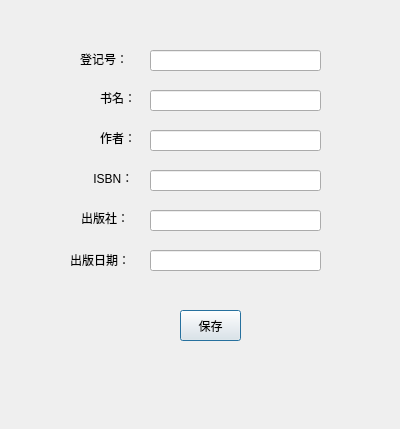
<?xml version="1.0" encoding="UTF-8"?>
<ui version="4.0">
 <class>EditBook</class>
 <widget class="QDialog" name="EditBook">
  <property name="geometry">
   <rect>
    <x>0</x>
    <y>0</y>
    <width>400</width>
    <height>429</height>
   </rect>
  </property>
  <property name="windowTitle">
   <string>Dialog</string>
  </property>
  <widget class="QLabel" name="label_4">
   <property name="geometry">
    <rect>
     <x>90</x>
     <y>170</y>
     <width>60</width>
     <height>16</height>
    </rect>
   </property>
   <property name="text">
    <string> ISBN：</string>
   </property>
  </widget>
  <widget class="QLabel" name="label_2">
   <property name="geometry">
    <rect>
     <x>100</x>
     <y>90</y>
     <width>45</width>
     <height>16</height>
    </rect>
   </property>
   <property name="text">
    <string>书名：</string>
   </property>
  </widget>
  <widget class="QLabel" name="label_3">
   <property name="geometry">
    <rect>
     <x>100</x>
     <y>130</y>
     <width>60</width>
     <height>16</height>
    </rect>
   </property>
   <property name="text">
    <string>作者：</string>
   </property>
  </widget>
  <widget class="QLineEdit" name="ISBNEdit">
   <property name="geometry">
    <rect>
     <x>150</x>
     <y>170</y>
     <width>171</width>
     <height>21</height>
    </rect>
   </property>
  </widget>
  <widget class="QLabel" name="label_6">
   <property name="geometry">
    <rect>
     <x>70</x>
     <y>250</y>
     <width>81</width>
     <height>20</height>
    </rect>
   </property>
   <property name="text">
    <string>出版日期：</string>
   </property>
  </widget>
  <widget class="QLabel" name="label_5">
   <property name="geometry">
    <rect>
     <x>81</x>
     <y>210</y>
     <width>60</width>
     <height>16</height>
    </rect>
   </property>
   <property name="text">
    <string>出版社：</string>
   </property>
  </widget>
  <widget class="QLineEdit" name="RegNumEdit">
   <property name="geometry">
    <rect>
     <x>150</x>
     <y>50</y>
     <width>171</width>
     <height>21</height>
    </rect>
   </property>
  </widget>
  <widget class="QLineEdit" name="PubHouseEdit">
   <property name="geometry">
    <rect>
     <x>150</x>
     <y>210</y>
     <width>171</width>
     <height>21</height>
    </rect>
   </property>
  </widget>
  <widget class="QLineEdit" name="BookNameEdit">
   <property name="geometry">
    <rect>
     <x>150</x>
     <y>90</y>
     <width>171</width>
     <height>21</height>
    </rect>
   </property>
  </widget>
  <widget class="QLineEdit" name="PubDateEdit">
   <property name="geometry">
    <rect>
     <x>150</x>
     <y>250</y>
     <width>171</width>
     <height>21</height>
    </rect>
   </property>
  </widget>
  <widget class="QLabel" name="label">
   <property name="geometry">
    <rect>
     <x>80</x>
     <y>51</y>
     <width>60</width>
     <height>16</height>
    </rect>
   </property>
   <property name="text">
    <string>登记号：</string>
   </property>
  </widget>
  <widget class="QLineEdit" name="AuthorEdit">
   <property name="geometry">
    <rect>
     <x>150</x>
     <y>130</y>
     <width>171</width>
     <height>21</height>
    </rect>
   </property>
  </widget>
  <widget class="QPushButton" name="SaveButton">
   <property name="geometry">
    <rect>
     <x>180</x>
     <y>310</y>
     <width>61</width>
     <height>31</height>
    </rect>
   </property>
   <property name="text">
    <string>保存</string>
   </property>
  </widget>
 </widget>
 <resources/>
 <connections/>
</ui>
